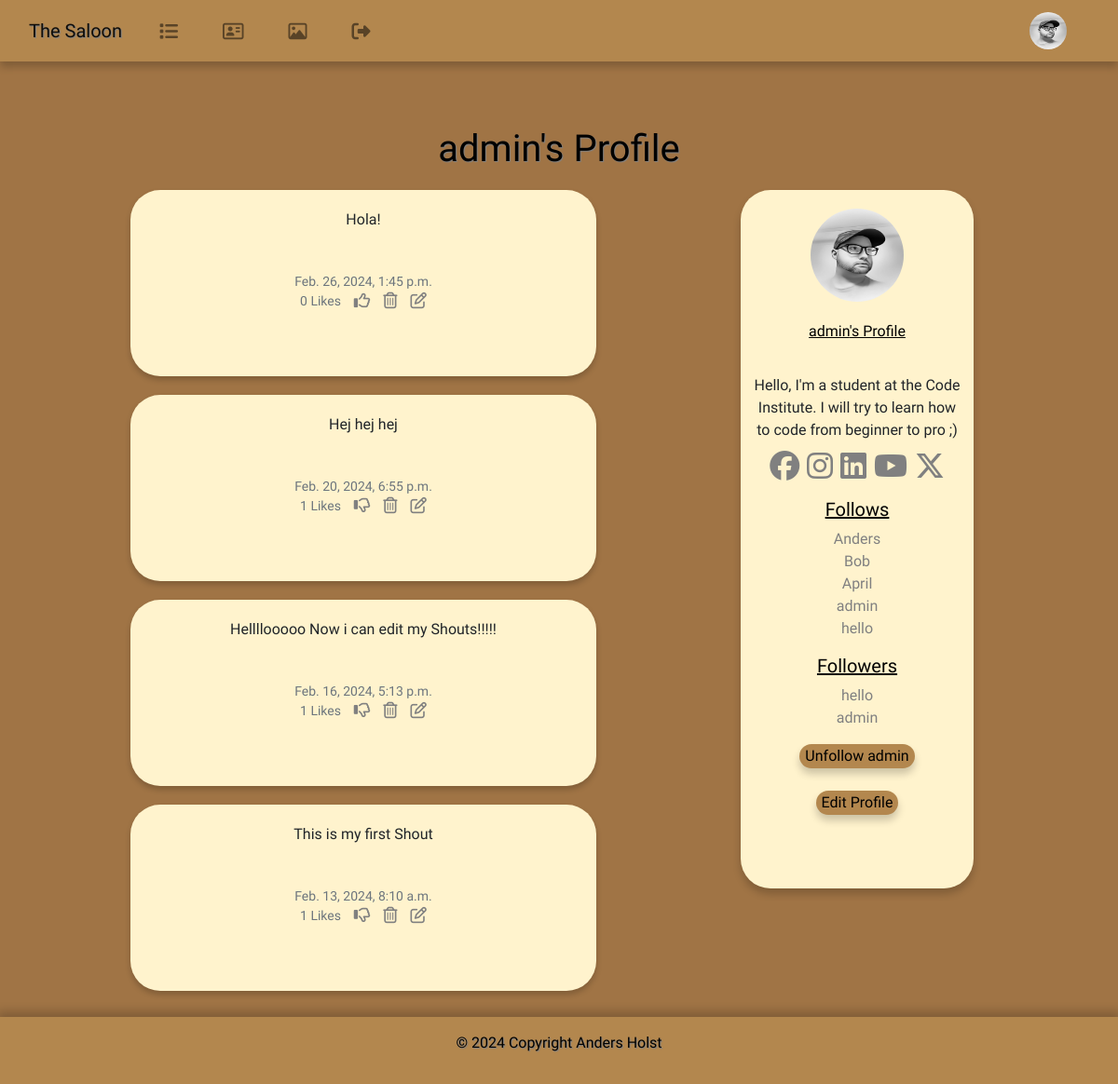
Before: /profile/1 (signed in) with the older database file.
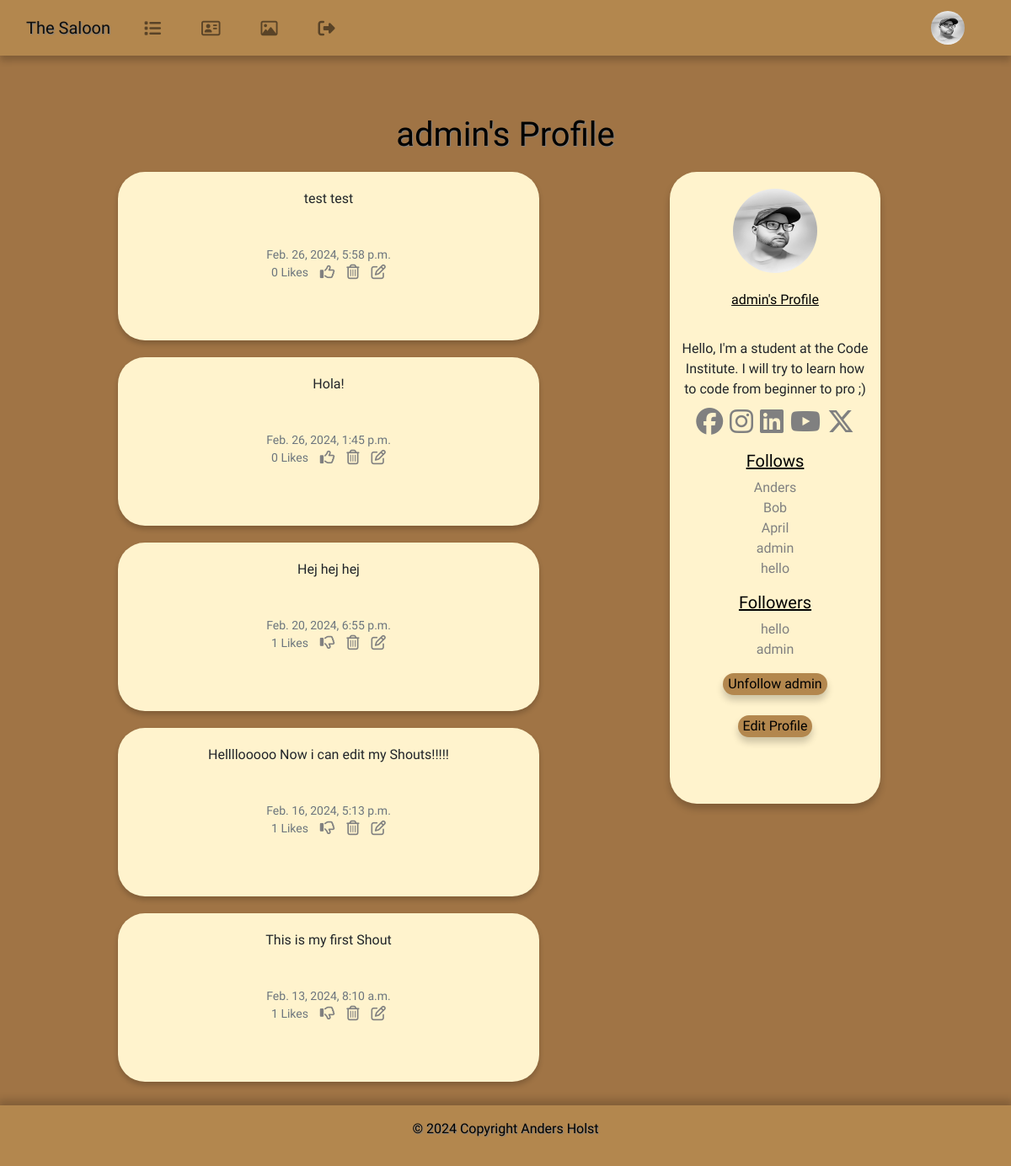
After: the same page with the newer database file.
### the_saloon/models.py (models this page shows, shortened)
class Shout(models.Model):
    user = models.ForeignKey(
        User, related_name="shouts",
        on_delete=models.DO_NOTHING
    )
    body = models.CharField(max_length=200)
    created_at = models.DateTimeField(auto_now_add=True)
    likes = models.ManyToManyField(User, related_name="shout_like", blank=True)
    def number_of_likes(self):
        return self.likes.count()

class Profile(models.Model):
    user = models.OneToOneField(User, on_delete=models.CASCADE)
    follows = models.ManyToManyField("self",
                                     related_name="followed_by",
                                     symmetrical=False, blank=True)
    date_modified = models.DateTimeField(User, auto_now=True)
    profile_image = models.ImageField(
        null=True, blank=True, upload_to="images/")
    profile_bio = models.CharField(null=True, blank=True, max_length=500)
    facebook_link = models.CharField(null=True, blank=True, max_length=100)
    instagram_link = models.CharField(
        null=True, blank=True, max_length=100)
    linkedin_link = models.CharField(null=True, blank=True, max_length=100)
    youtube_link = models.CharField(null=True, blank=True, max_length=100)
    x_link = models.CharField(null=True, blank=True, max_length=100)
    def __str__(self):
        return self.user.username

### the_saloon/views.py (the view, shortened to what this page needs)
# urls.py: path('profile/<int:pk>', views.profile, name='profile'),
def profile(request, pk):
    if request.user.is_authenticated:
        profile = Profile.objects.get(user_id=pk)
        shouts = Shout.objects.filter(user_id=pk).order_by("-created_at")
        return render(request, "profile.html", {"profile": profile,
                                                "shouts": shouts})
    else:
        messages.success(request, ("You must login to see this page..."))
        return redirect('home')

### the_saloon/templates/profile.html (shortened to what this page needs)
{% extends 'base.html' %}
{% load static %}
{% block content %}
{% if profile %}
<div class="conta text-center">
  <h1 class="profile">{{ profile.user.username }}'s Profile</h1>
  <div class="row margin-right: 0;">
    <div class="col-md-8">
      {% if shouts%}
      {% for shout in shouts %}
      <div class="alerted" role="alert">
        {{ shout.body }}<br/><br/>
        <small class="text-muted" style="font-family: Rye, serif;">
          {{ shout.created_at }}
          <br/>
          {{ shout.number_of_likes }} Likes
          &nbsp;&nbsp;
          {% if user in shout.likes.all %}
          <a href="{% url 'shout_like' shout.id %}"></a>
          {% else %}
          <a href="{% url 'shout_like' shout.id %}"></a>
          {% endif %}
          {% if request.user.username == profile.user.username %}
          <a href="{% url 'delete_shout' shout.id %}"></a>
          <a href="{% url 'edit_shout' shout.id %}"></a>
          {% endif %}
        </small>
      </div>
      {% endfor %}
      {% endif %}
    </div>
    <div class="profile-bio">
      <div class=" image d-flex flex-column
                justify-content-center align-items-center">
        {% if profile.profile_image %}
        <img src="{{ profile.profile_image.url }}" height="100" width="100" class="profile rounded-circle"
          alt="profile_image">
        {% else %}
        <img src="{% static 'images/cowboy.png' %}" height="100" width="100" class="profile rounded-circle"
          alt="profile_image">
        {% endif %}
        <span class="name mb-4">
          {{ profile.user.username }}'s Profile
        </span>
        {% if profile.profile_bio %}
        <div class="bio">
          <span>
          {{ profile.profile_bio}}
          </span>
        </div>
        {% endif %}
        <div class="gap-3 mb-3 icons d-flex flex-row
            justify-content-center align-items-center">
          {% if profile.facebook_link %}
          <a href="{{ profile.facebook_link }}" target="new">
            <i class="face fa-2x fa-brands fa-facebook"></i></a>
          {% endif %}
          {% if profile.instagram_link %}
          <a href="{{ profile.instagram_link }}" target="new"><i class="inst fa-2x fa-brands fa-instagram"></i></a>
          {% endif %}
          {% if profile.linkedin_link %}
          <a href="{{ profile.linkedin_link }}" target="new"><i class="link fa-2x fa-brands fa-linkedin"></i></a>
          {% endif %}
          {% if profile.youtube_link %}
          <a href="{{ profile.youtube_link }}" target="new"><i class="you fa-2x fa-brands fa-youtube"></i></a>
          {% endif %}
          {% if profile.x_link %}
          <a href="{{ profile.x_link }}" target="new"><i class="x fa-2x fa-brands fa-x-twitter"></i></a>
          {% endif %}
        </div>
        <h5 class="follow"> Follows </h5>
        <p class="card-text">{% for following in profile.follows.all %}
          <a href="{% url 'profile' following.user.id %}">{{ following }}</a><br/>
          {% endfor %}
        <h5 class="follow"> Followers </h5>
        <p class="card-text">{% for following in profile.followed_by.all %}
          <a href="{% url 'profile' following.user.id %}">{{ following }}</a><br/>
          {% endfor %}
        <form method=POST>
          {% if profile in user.profile.follows.all %}
          <button class="btn-profile btn-outline" name="follow" value="unfollow" type="submit">
            Unfollow {{ profile.user.username|lower}}
          </button>
          {% else %}
          <button class="btn-profile btn-outline" name="follow" value="follow" type="submit">
            Follow {{ profile.user.username|lower}}
          </button>
          {% endif %}
          <br/><br/>
          {% if request.user.id == profile.user.id %}
          <button class="btn-profile btn-outline">
            <a class="edit" href="{% url 'update_user' %}">Edit Profile</a>
          </button>
          {% endif %}
        </form>
      </div>
    </div>
  </div>
</div>
{% endif %}
{% endblock %}

Changed rows visible on the page:
added Shout: body "test test", created_at "Feb. 26, 2024, 5:58 p.m.", number_of_likes "0"
